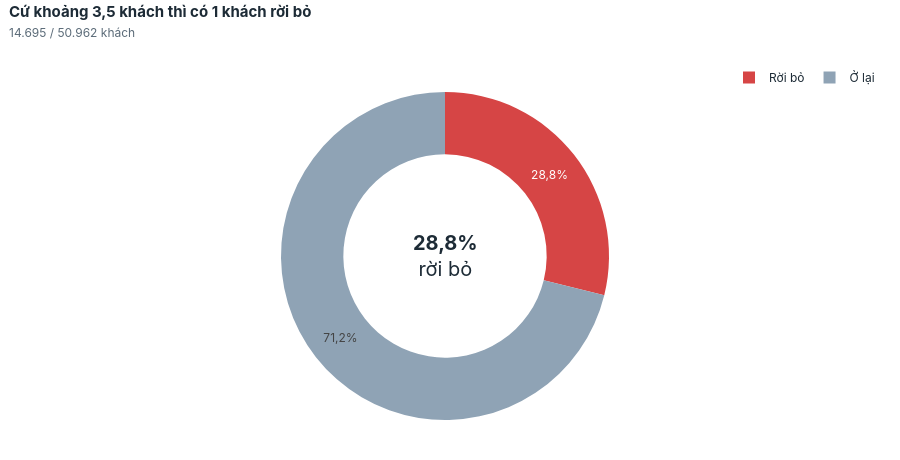

Notebook code for this chart:
### Markdown cell above
### C01 — Tình trạng rời bỏ phổ biến đến đâu?

### Code cell
show("C01_ty_le_churn")

### Figure 1 — Plotly figure (JSON) as saved in the notebook; plotly's stock layout.template omitted (floating-point values rounded to 4 significant figures)
{"data": [{"hole": 0.62, "hovertemplate": "%{label}: %{value:,.0f} khách<extra></extra>", "labels": ["Rời bỏ", "Ở lại"], "marker": {"colors": ["#D64545", "#8FA3B5"]}, "sort": false, "textinfo": "percent", "type": "pie", "values": [14695, 36267]}], "layout": {"annotations": [{"font": {"color": "#1D2B36", "size": 20}, "showarrow": false, "text": "<b>28,8%</b><br>rời bỏ"}], "font": {"color": "#1D2B36", "family": "Inter, Segoe UI, Arial, sans-serif", "size": 12}, "height": 460, "hoverlabel": {"bgcolor": "white", "font": {"color": "#1D2B36", "family": "Inter, Segoe UI, Arial, sans-serif"}}, "legend": {"orientation": "h", "title": {}, "x": 1, "xanchor": "right", "y": 1.0, "yanchor": "bottom"}, "margin": {"b": 40, "l": 10, "r": 20, "t": 92}, "paper_bgcolor": "white", "plot_bgcolor": "white", "separators": ",.", "title": {"font": {"color": "#1D2B36", "size": 15}, "pad": {"t": 8}, "text": "<b>Cứ khoảng 3,5 khách thì có 1 khách rời bỏ</b><br><span style='font-size:12px;color:#5B6B78'>14.695 / 50.962 khách</span>", "x": 0.01, "xanchor": "left", "y": 0.98, "yanchor": "top"}, "xaxis": {"automargin": true, "gridcolor": "#EDF1F4", "title": {"font": {"color": "#5B6B78"}}, "zeroline": false}, "yaxis": {"automargin": true, "gridcolor": "#EDF1F4", "title": {"font": {"color": "#5B6B78"}}, "zeroline": false}}}
